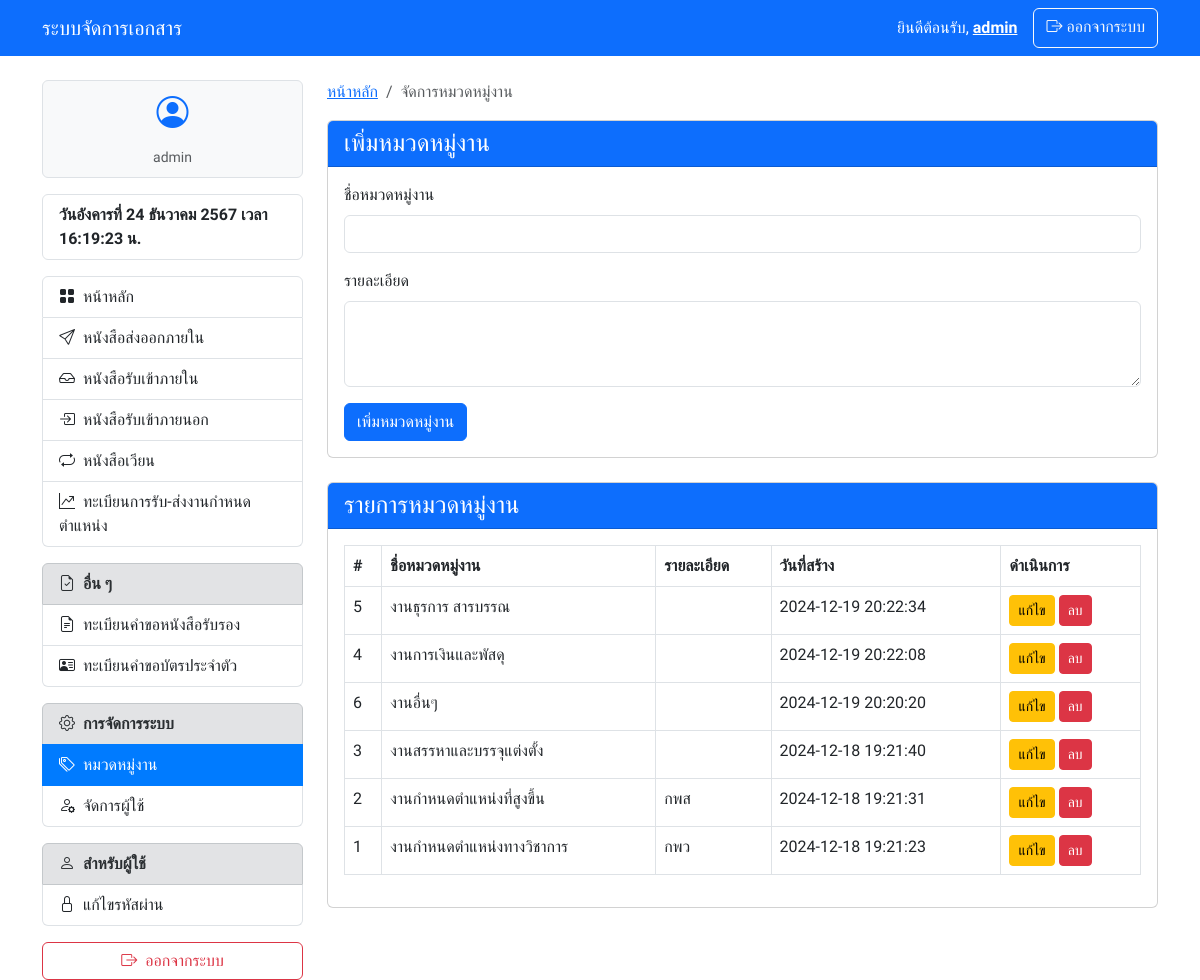
The page /work_categories.php (signed in) on the database its author committed.
### tables this page shows
CREATE TABLE `edms_work_categories` (
  `category_id` int(11) NOT NULL,
  `category_name` varchar(255) NOT NULL,
  `description` text DEFAULT NULL,
  `created_at` timestamp NOT NULL DEFAULT current_timestamp()
);

### work_categories.php (the view, shortened to what this page needs)
<?php
require_once 'config.php';
$query = "SELECT * FROM edms_work_categories ORDER BY created_at DESC";
$stmt = $pdo->query($query);
$categories = $stmt->fetchAll();
?>
<!DOCTYPE html>
<html lang="th">
<head>
    <?php require_once './components/header.php'; ?>
</head>
<body>
    <?php require_once './components/navbar.php'; ?>
    <div class="container mt-4">
        <div class="row">
            <div class="col-md-3">
                <?php require_once './components/sidebar.php'; ?>
            </div>
            <div class="col-md-9">
                <nav aria-label="breadcrumb">
                    <ol class="breadcrumb">
                        <li class="breadcrumb-item"><a href="/edms/index.php">หน้าหลัก</a></li>
                        <li class="breadcrumb-item active" aria-current="page">จัดการหมวดหมู่งาน</li>
                    </ol>
                </nav>
                <div class="card">
                    <div class="card-header bg-primary text-white">
                        <h4 class="mb-0">เพิ่มหมวดหมู่งาน</h4>
                    </div>
                    <div class="card-body">
                        <form action="work_categories.php" method="POST">
                            <div class="mb-3">
                                <label for="category_name" class="form-label">ชื่อหมวดหมู่งาน</label>
                                <input type="text" id="category_name" name="category_name" class="form-control" required>
                            </div>
                            <div class="mb-3">
                                <label for="description" class="form-label">รายละเอียด</label>
                                <textarea id="description" name="description" class="form-control" rows="3"></textarea>
                            </div>
                            <button type="submit" name="add_category" class="btn btn-primary">เพิ่มหมวดหมู่งาน</button>
                        </form>
                    </div>
                </div>
                <div class="card mt-4">
                    <div class="card-header bg-primary text-white">
                        <h4 class="mb-0">รายการหมวดหมู่งาน</h4>
                    </div>
                    <div class="card-body">
                        <table class="table table-bordered">
                            <thead>
                                <tr>
                                    <th>#</th>
                                    <th>ชื่อหมวดหมู่งาน</th>
                                    <th>รายละเอียด</th>
                                    <th>วันที่สร้าง</th>
                                    <th>ดำเนินการ</th>
                                </tr>
                            </thead>
                            <tbody>
                                <?php foreach ($categories as $category): ?>
                                    <tr>
                                        <td><?php echo $category['category_id']; ?></td>
                                        <td><?php echo $category['category_name']; ?></td>
                                        <td><?php echo $category['description']; ?></td>
                                        <td><?php echo $category['created_at']; ?></td>
                                        <td>
                                            <button type="button" class="btn btn-warning btn-sm" data-bs-toggle="modal" data-bs-target="#editCategoryModal<?php echo $category['category_id']; ?>">แก้ไข</button>
                                            <a href="work_categories.php?delete_id=<?php echo $category['category_id']; ?>" class="btn btn-danger btn-sm" onclick="return confirm('คุณต้องการลบหมวดหมู่งานนี้หรือไม่?')">ลบ</a>
                                        </td>
                                    </tr>
                                <?php endforeach; ?>
                            </tbody>
                        </table>
                    </div>
                </div>
            </div>
        </div>
    </div>
</body>
</html>

### components/header.php (shortened to what this page needs)
<link href="https://cdn.jsdelivr.net/npm/bootstrap@5.3.0/dist/css/bootstrap.min.css" rel="stylesheet">
<link rel="stylesheet" href="https://cdn.jsdelivr.net/npm/bootstrap-icons@1.11.3/font/bootstrap-icons.min.css">
<link href="https://cdnjs.cloudflare.com/ajax/libs/font-awesome/5.15.3/css/all.min.css" rel="stylesheet">
<link href="https://cdn.jsdelivr.net/npm/bootstrap-datepicker@1.9.0/dist/css/bootstrap-datepicker.min.css" rel="stylesheet">

### components/navbar.php (shortened to what this page needs)
<nav class="navbar navbar-expand-lg navbar-dark bg-primary">
    <div class="container">
        <a class="navbar-brand" href="#">ระบบจัดการเอกสาร</a>
        <div class="navbar-nav ms-auto">
            <span class="navbar-text text-white me-3">
                ยินดีต้อนรับ, <u><strong><?php echo $_SESSION['username']; ?></strong></u>
            </span>
            <a href="/edms/logout.php" class="btn btn-outline-light">
                <i class="bi bi-box-arrow-right me-1"></i>ออกจากระบบ
            </a>
        </div>
    </div>
</nav>

### components/sidebar.php (shortened to what this page needs)
<?php
$current_page = $_SERVER['REQUEST_URI'];
?>
<div class="list-group mb-3">
    <div class="list-group-item text-center bg-light">
        <div class="mb-2">
            <i class="bi bi-person-circle fs-2 text-primary"></i>
        </div>
        <small class="text-muted"><?php echo isset($_SESSION['role']) ? $_SESSION['role'] : 'ผู้ใช้งาน'; ?></small>
    </div>
</div>
<div class="list-group mt-3">
    <div class="list-group-item" id="realtime">
        <strong id="currentDateTime"></strong>
    </div>
</div>
<div class="list-group mt-3">
    <a href="/edms/index.php" class="list-group-item list-group-item-action <?php echo (strpos($current_page, '/edms/index.php') !== false) ? 'active' : ''; ?>">
        <i class="bi-grid-fill me-2"></i>หน้าหลัก
    </a>
    <a href="/edms/internal_out/index.php" class="list-group-item list-group-item-action <?php echo (strpos($current_page, '/edms/internal_out/index.php') !== false || strpos($current_page, '/edms/internal_out/create.php') !== false || strpos($current_page, '/edms/internal_out/edit.php') !== false) ? 'active' : ''; ?>">
        <i class="bi bi-send me-2"></i>หนังสือส่งออกภายใน
    </a>
    <a href="/edms/internal_in/index.php" class="list-group-item list-group-item-action <?php echo (strpos($current_page, '/edms/internal_in/index.php') !== false || strpos($current_page, '/edms/internal_in/create.php') !== false || strpos($current_page, '/edms/internal_in/edit.php') !== false) ? 'active' : ''; ?>">
        <i class="bi bi-inbox me-2"></i>หนังสือรับเข้าภายใน
    </a>
    <a href="/edms/external_in/index.php" class="list-group-item list-group-item-action <?php echo (strpos($current_page, '/edms/external_in/index.php') !== false || strpos($current_page, '/edms/external_in/create.php') !== false || strpos($current_page, '/edms/external_in/edit.php') !== false) ? 'active' : ''; ?>">
    <i class="bi bi-box-arrow-in-right me-2"></i>หนังสือรับเข้าภายนอก
    </a>
    <a href="/edms/circular/index.php" class="list-group-item list-group-item-action <?php echo (strpos($current_page, '/edms/circular/index.php') !== false || strpos($current_page, '/edms/circular/create.php') !== false || strpos($current_page, '/edms/circular/edit.php') !== false) ? 'active' : ''; ?>">
        <i class="bi bi-repeat me-2"></i>หนังสือเวียน
    </a>
        <a href="/edms/jobassignment/index.php" class="list-group-item list-group-item-action <?php echo (strpos($current_page, '/edms/jobassignment/') !== false) ? 'active' : ''; ?>">
        <i class="bi bi-graph-up-arrow me-2"></i>ทะเบียนการรับ-ส่งงานกำหนดตำแหน่ง
    </a>
</div>
<div class="list-group mt-3">
    <div class="list-group-item list-group-item-secondary">
        <strong><i class="bi bi-file-earmark-check me-2"></i>อื่น ๆ</strong>
    </div>
    <a href="/edms/certificaterequests/index.php" class="list-group-item list-group-item-action <?php echo (strpos($current_page, '/edms/certificaterequests/index.php') !== false || strpos($current_page, '/edms/certificaterequests/create.php') !== false || strpos($current_page, '/edms/certificaterequests/edit.php') !== false) ? 'active' : ''; ?>">
        <i class="bi bi-file-earmark-text me-2"></i>ทะเบียนคำขอหนังสือรับรอง
    </a>
        <a href="/edms/idcardrequests/index.php" class="list-group-item list-group-item-action <?php echo (strpos($current_page, '/edms/idcardrequests/') !== false) ? 'active' : ''; ?>">
        <i class="bi bi-person-vcard me-2"></i>ทะเบียนคำขอบัตรประจำตัว
    </a>
</div>
<?php if (isset($_SESSION['role']) && $_SESSION['role'] === 'admin'): ?>
    <div class="list-group mt-3">
        <div class="list-group-item list-group-item-secondary">
            <strong><i class="bi bi-gear me-2"></i>การจัดการระบบ</strong>
        </div>
        <a href="/edms/work_categories.php" class="list-group-item list-group-item-action <?php echo (strpos($_SERVER['REQUEST_URI'], 'work_categories.php') !== false) ? 'active' : ''; ?>">
            <i class="bi bi-tags me-2"></i>หมวดหมู่งาน
        </a>
        <a href="/edms/users.php" class="list-group-item list-group-item-action <?php echo (strpos($current_page, '/edms/users.php') !== false) ? 'active' : ''; ?>">
            <i class="bi bi-person-gear me-2"></i>จัดการผู้ใช้
        </a>
    </div>
<?php endif; ?>
<div class="list-group mt-3">
    <div class="list-group-item list-group-item-secondary">
        <strong><i class="bi bi-person me-2"></i>สำหรับผู้ใช้</strong>
    </div>
    <a href="/edms/edit_password.php" class="list-group-item list-group-item-action <?php echo (strpos($current_page, '/edms/edit_password.php') !== false) ? 'active' : ''; ?>">
        <i class="bi bi-lock me-2 "></i>แก้ไขรหัสผ่าน
    </a>
</div>
<div class="mt-3">
    <a href="/edms/logout.php" class="btn btn-outline-danger w-100">
        <i class="bi bi-box-arrow-right me-2"></i>ออกจากระบบ
    </a>
</div>

### components/header.php (style rules this page uses)
body { font-family: 'Sarabun', sans-serif; }

### components/sidebar.php (style rules this page uses)
.list-group-item.active { background-color: #007bff; border-color: #007bff; color: white; }

### rows shown on the page
edms_work_categories: category_id "5", category_name "งานธุรการ สารบรรณ", created_at "2024-12-19 20:22:34"
edms_work_categories: category_id "4", category_name "งานการเงินและพัสดุ", created_at "2024-12-19 20:22:08"
edms_work_categories: category_id "6", category_name "งานอื่นๆ", created_at "2024-12-19 20:20:20"
edms_work_categories: category_id "3", category_name "งานสรรหาและบรรจุแต่งตั้ง", created_at "2024-12-18 19:21:40"
edms_work_categories: category_id "2", category_name "งานกำหนดตำแหน่งที่สูงขึ้น", description "กพส", created_at "2024-12-18 19:21:31"
edms_work_categories: category_id "1", category_name "งานกำหนดตำแหน่งทางวิชาการ", description "กพว", created_at "2024-12-18 19:21:23"

### other values the page prints
$_SESSION['username'] "admin"
$_SESSION['role'] "admin"
